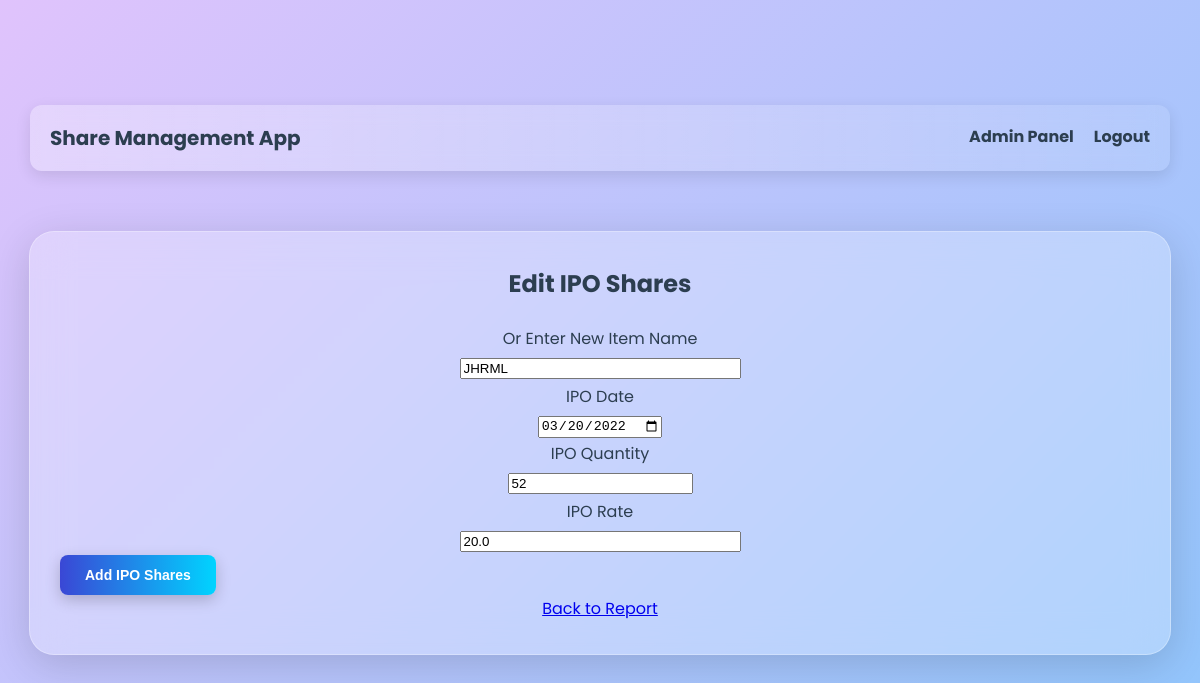
The app's page /edit_ipo/1 (signed in) with its own data.
### models.py (models this page shows)
class IPOShares(db.Model):
    id = db.Column(db.Integer, primary_key=True)
    user_id = db.Column(db.Integer, db.ForeignKey('user.id', name='fk_purchase_user'), nullable=False)
    item_name = db.Column(db.String(100), nullable=False)
    ipo_date = db.Column(db.Date, nullable=False)  # IPO purchase date
    ipo_quantity = db.Column(db.Integer, nullable=False)  # IPO share quantity
    ipo_rate = db.Column(db.Float, nullable=False)  # IPO share rate

### app.py (the view)
@app.route('/edit_ipo/<int:id>', methods=['GET', 'POST'])
@login_required
def edit_ipo(id):
    entry = IPOShares.query.filter_by(id=id, user_id=current_user.id).first_or_404()
    form = IPOForm(obj=entry)
    if form.validate_on_submit():
        form.populate_obj(entry)
        db.session.commit()
        flash('IPO shares updated successfully!', 'success')
        return redirect(url_for('report'))
    return render_template('edit_ipo.html', form=form, entry=entry)

### forms.py
class IPOForm(FlaskForm):
    item_selection = SelectField('Select Item', choices=[], validators=[Optional()])  # Dropdown for existing items
    item_name = StringField('Or Enter New Item Name', validators=[Optional()])  # Manual entry for new items
    ipo_date = DateField('IPO Date', format='%Y-%m-%d', validators=[DataRequired()])
    ipo_quantity = IntegerField('IPO Quantity', validators=[DataRequired()])
    ipo_rate = FloatField('IPO Rate', validators=[DataRequired()])
    submit = SubmitField('Add IPO Shares')

### app.py (called while the page is built)
@login_manager.user_loader
def load_user(user_id):
    return User.query.get(int(user_id))

### templates/edit_ipo.html (shortened to what this page needs)
{% extends 'layout.html' %}
{% block content %}
<h2>Edit IPO Shares</h2>
<form action="{{ url_for('edit_ipo', id=entry.id) }}" method="post">
    <div>
        {{ form.item_name.label }}<br>
        {{ form.item_name(size=32) }}<br>
    </div>
    <div>
        {{ form.ipo_date.label }}<br>
        {{ form.ipo_date(size=32) }}<br>
    </div>
    <div>
        {{ form.ipo_quantity.label }}<br>
        {{ form.ipo_quantity(size=32) }}<br>
    </div>
    <div>
        {{ form.ipo_rate.label }}<br>
        {{ form.ipo_rate(size=32) }}<br>
    </div>
    <div>
        {{ form.submit() }}
    </div>
</form>
<a href="{{ url_for('report') }}">Back to Report</a>
{% endblock %}

### static/css/styles.css (style rules this page uses)
body { font-family: 'Poppins', sans-serif; background: linear-gradient(135deg, #e0c3fc, #8ec5fc); color: #2c3e50; margin: 0; padding: 0; line-height: 1.8; font-size: 16px; min-height: 100vh; display: flex; flex-direction: column; justify-content: center; align-items: center; }
h1, h2, h3 { color: #2c3e50; font-weight: 700; text-align: center; margin: 0 0 20px 0; }
.button, form button, form input[type="submit"] { background: linear-gradient(90deg, #3a47d5, #00d4ff); color: white; padding: 12px 25px; border-radius: 8px; font-size: 14px; font-weight: 600; border: none; cursor: pointer; transition: all 0.4s ease; box-shadow: 0 5px 15px rgba(0, 0, 0, 0.2); position: relative; overflow: hidden; display: flex; align-items: center; justify-content: center; gap: 8px; }
.button::before, form button::before, form input[type="submit"]::before { content: ''; position: absolute; top: 50%; left: 50%; width: 300%; height: 300%; background: rgba(255, 255, 255, 0.3); transition: all 0.5s ease; border-radius: 50%; transform: translate(-50%, -50%) scale(0); }

### records on screen
IPOShares: item_name "JHRML", ipo_date "03/20/2022", ipo_quantity "52", ipo_rate "20.0"
